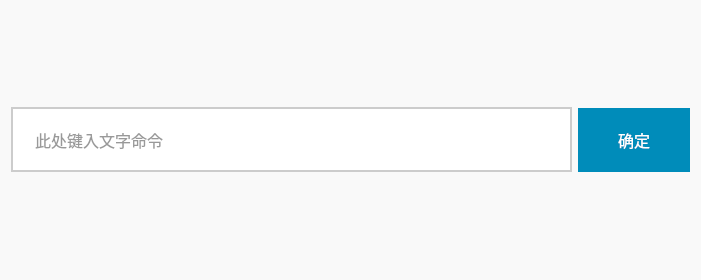
<?xml version="1.0" encoding="UTF-8"?>
<ui version="4.0">
 <class>SearchBar</class>
 <widget class="QWidget" name="SearchBar">
  <property name="geometry">
   <rect>
    <x>0</x>
    <y>0</y>
    <width>701</width>
    <height>280</height>
   </rect>
  </property>
  <property name="windowTitle">
   <string>小命令工具</string>
  </property>
  <property name="styleSheet">
   <string notr="true">            background-color: #F9F9F9;
            color: #333333;
            font-size: 16px;
            font-family: Arial, sans-serif;</string>
  </property>
  <layout class="QHBoxLayout" name="horizontalLayout_2">
   <item>
    <layout class="QHBoxLayout" name="horizontalLayout">
     <item>
      <widget class="QLineEdit" name="lineEdit">
       <property name="minimumSize">
        <size>
         <width>520</width>
         <height>32</height>
        </size>
       </property>
       <property name="font">
        <font>
         <family>Arial</family>
         <pointsize>-1</pointsize>
        </font>
       </property>
       <property name="layoutDirection">
        <enum>Qt::LeftToRight</enum>
       </property>
       <property name="styleSheet">
        <string notr="true">            background-color: #FFFFFF;
            border-radius: 40px;
            border: 2px solid #CCCCCC;
            padding: 20px;
            font-size: 16px;
            font-family: Arial, sans-serif;</string>
       </property>
       <property name="placeholderText">
        <string>此处键入文字命令</string>
       </property>
      </widget>
     </item>
     <item>
      <widget class="QPushButton" name="pushButton">
       <property name="styleSheet">
        <string notr="true">            background-color: #008CBA;
            border-radius: 40px;
            border: none;
            padding: 20px 40px;
            font-size: 16px;
            font-family: Arial, sans-serif;
            color: #FFFFFF;</string>
       </property>
       <property name="text">
        <string>确定</string>
       </property>
      </widget>
     </item>
    </layout>
   </item>
  </layout>
 </widget>
 <resources/>
 <connections/>
</ui>
